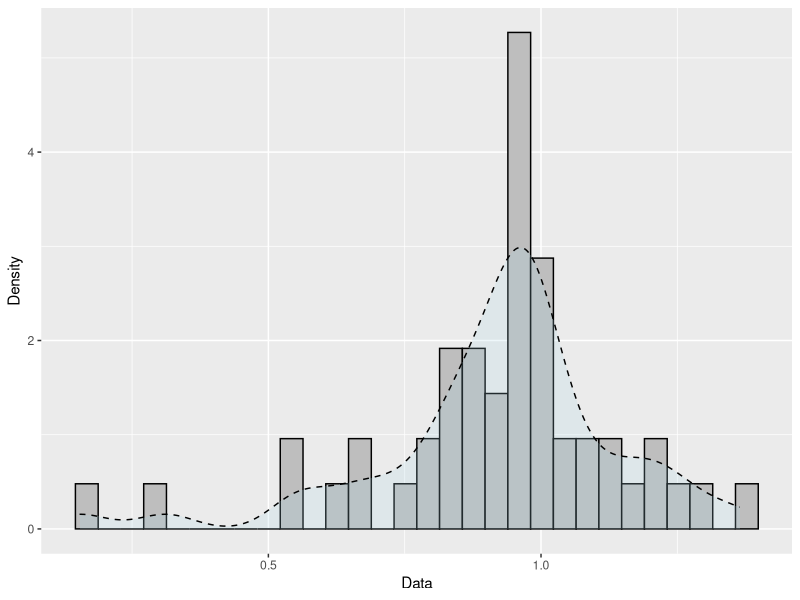
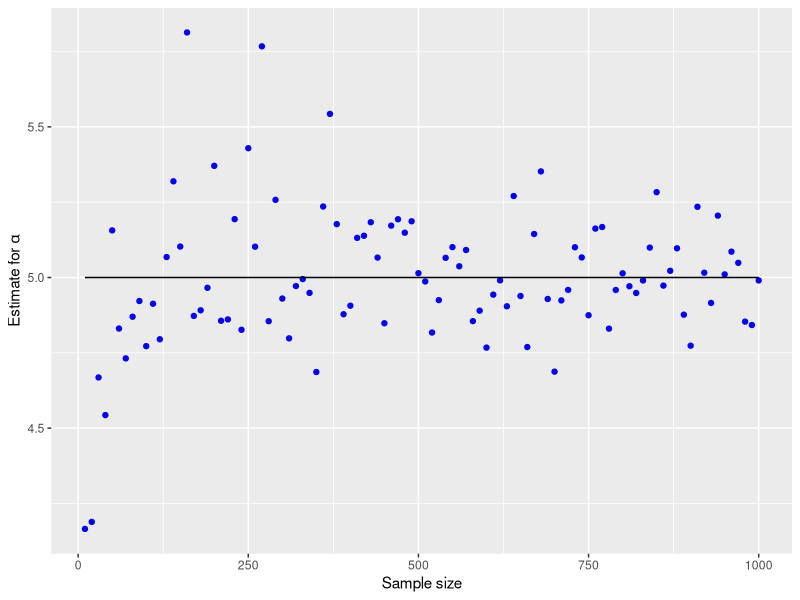

Reproduce these figures in R, in order.
## ---- chunk 1
#| warning: false
library(tidyverse)

dados = read_table("Dados_Weibull.txt", col_names = FALSE)

ggplot(dados, aes(X1)) +
  geom_histogram(aes(y=after_stat(density)), bins = 30, color="black", fill="grey")+
  geom_density(alpha=.2, linetype = 2, fill="light blue") +
  labs(x="Data", y = "Density")

newton.raphson.w = function(x.dados, alpha.0=10, precisao = 1e-7, n=100){
  dlogLikW = function(y){(length(x.dados)/y) + sum(log(x.dados)) - sum(log(x.dados)*(x.dados^y))}
  ddlogLikW = function(z){-(length(x.dados)/z^2) - sum((log(x.dados)^2)*(x.dados^z))}
  for (i in 1:n) {
    alpha.1 = alpha.0 - dlogLikW(alpha.0)/ddlogLikW(alpha.0)
    if(abs(alpha.1 - alpha.0) < precisao){
      res = list(alpha.1,i)
      names(res) = c("alpha.estimado","n.iter")
      return(res)
    }
    alpha.0 = alpha.1
  }
  print("with the number of iterations there was no convergence")
}

newton.raphson.w(dados %>% .$X1)

#simulation
n = seq(10,1000,10)

estimativas = array(NA, dim=c(length(n),1))

for (i in 1:length(n)){
  dat =  rweibull(n[i], shape=5, scale=1)
  estimativas[i,] = newton.raphson.w(dat,2)$alpha.estimado
}

dados <- tibble(
  estim = estimativas,
  sim = n)

ggplot(dados, 
       aes(x = n,
           y = estim, group=1)) + 
  geom_point(color="blue") +
  geom_line(y=5) +
  labs(x="Sample size", y=expression("Estimate for"~alpha), colour = "Sample size")
